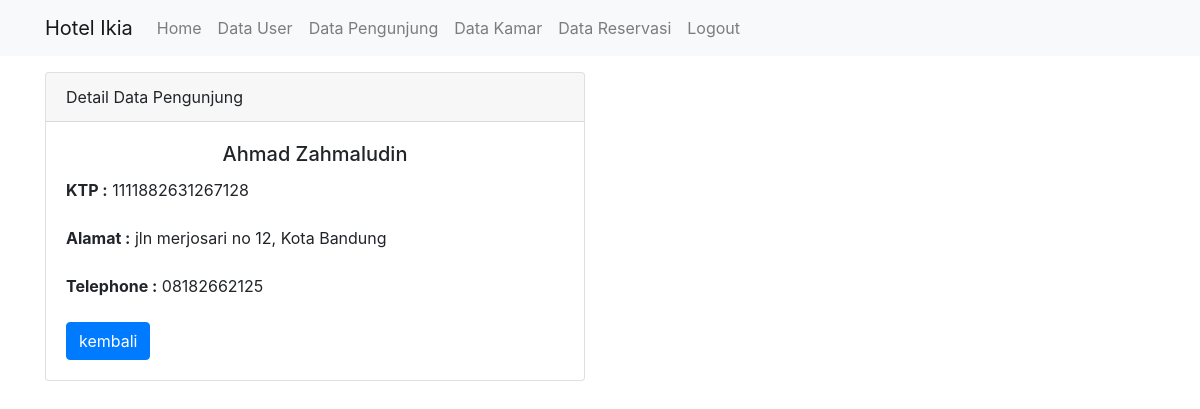
The app's page /hotel-server/pengunjung/detail/1 with its own data.
### tables this page shows
CREATE TABLE `pengunjung` (
  `id_pengunjung` int(11) NOT NULL,
  `nama` varchar(50) NOT NULL,
  `alamat` varchar(50) NOT NULL,
  `tlp` varchar(20) NOT NULL,
  `ktp` varchar(20) NOT NULL
);

### hotel-server/application/controllers/Pengunjung.php (called while the page is built, shortened)
<?php
class Pengunjung extends CI_Controller {
   public function __construct(){
        $this->load->model('Pengunjung_model');
   }
    public function detail($id_pengunjung){
        $data['title']='Detail Pengunjung';
        $data['pengunjung']=$this->Pengunjung_model->getpengunjungByID($id_pengunjung);
        $this->load->view('template/header',$data);
        $this->load->view('pengunjung/detail',$data);
    }
}
?>

### hotel-server/index.php (called while the page is built, shortened)
<?php
require_once BASEPATH.'core/CodeIgniter.php';

### hotel-server/application/models/Pengunjung_model.php (called while the page is built, shortened)
<?php
class Pengunjung_model extends CI_Model {
    public function getpengunjungByID($id_pengunjung){
        return $this->db->get_where('pengunjung',['id_pengunjung'=>$id_pengunjung])->row_array();
    }
}
?>

### hotel-server/application/views/pengunjung/detail.php (the view)
<div class="container">
    <div class="row mt-3">
        <div class="col-md-6">
            <div class="card">
                <div class="card-header">
                    Detail Data Pengunjung
                </div>
                    <div class="card-body">
                        <center><h5 class="card-title"><?= $pengunjung['nama']; ?></h5></center>
                        <p class="card=text">
                            <label for=""><b>KTP :</b></label>
                            <?= $pengunjung['ktp']; ?>
                        </p>
                        <p class="card=text">
                            <label for=""><b>Alamat :</b></label>
                            <?= $pengunjung['alamat']; ?>
                        </p>
                        <p class="card=text">
                            <label for=""><b>Telephone :</b></label>
                            <?= $pengunjung['tlp']; ?>
                        </p>
                        <a href="<?= base_url(); ?>pengunjung" class="btn btn-primary">kembali</a>
                    </div>
            </div>
        </div>
    </div>
</div>

### records on screen
pengunjung: nama "Ahmad Zahmaludin", ktp "1111882631267128", alamat "jln merjosari no 12, Kota Bandung", tlp "08182662125"
